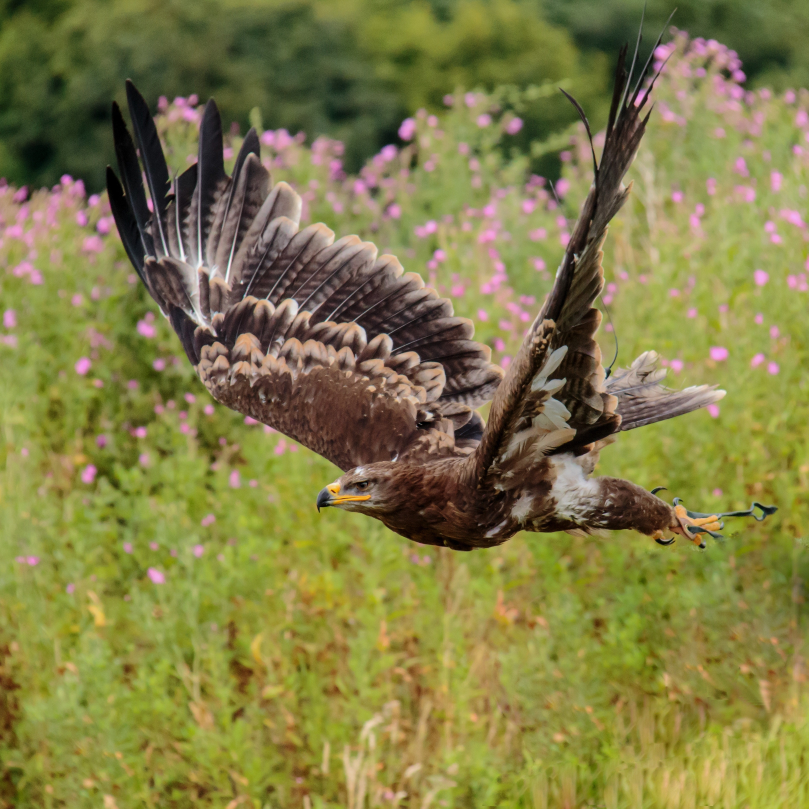
#> input picture operacoes_aritmeticas/images/bird1.jpg, 3235 x 3235 px (shown at 1/4 size)
$ python subtracao.py
#> lines starting #> are read from the running program, lines starting #| are printed output that depends on the picture
import sys
import cv2
import matplotlib.pyplot as plt
from tkinter import filedialog
import os


def readImage():
   filename = filedialog.askopenfilename(initialdir=os.getcwd())
#> the answer given: images/bird1.jpg
   if not (os.path.isfile(filename)):
      sys.exit("Arquivo não encontrado!")
   img = cv2.imread(filename)
#> img is the input picture: shape (3235, 3235, 3); mean B, G, R 69.8, 125.2, 130.5
   img = cv2.cvtColor(img, cv2.COLOR_BGR2RGB)
   return img


def showImages(img1, img2, img3, tituloSuperior):
   fig, (ax1, ax2, ax3) = plt.subplots(1, 3, figsize=(12, 4))
   fig.suptitle(tituloSuperior)
   ax1.imshow(img1)
   ax2.imshow(img2)
   ax3.imshow(img3)
   ax1.set_title('Imagem 1')
   ax2.set_title('Imagem 2')
   ax3.set_title('Resultado')
   ax1.axis('off')
   ax2.axis('off')
   ax3.axis('off')
   plt.show()


def saveImage(img):
   filename = filedialog.asksaveasfilename(initialdir=os.getcwd(), defaultextension='.jpg')
   if not (os.path.exists(os.path.dirname(filename))):
      sys.exit("Diretório não encontrado!")
   img = cv2.cvtColor(img, cv2.COLOR_RGB2BGR)
   cv2.imwrite(filename, img)


def main():
   img1 = readImage()
   img2 = readImage()
#> the answer given: images/bird2.jpg
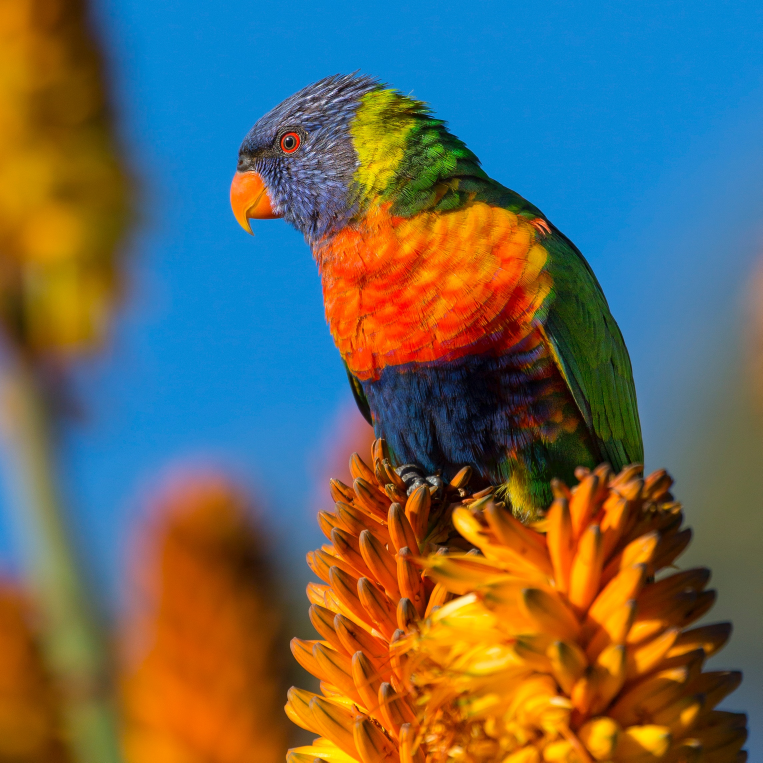
#> input picture operacoes_aritmeticas/images/bird2.jpg, 2287 x 2287 px (shown at 1/3 size)
#> in readImage, img is the input picture: shape (2287, 2287, 3); mean B, G, R 91, 103.5, 101.8
   img1 = cv2.resize(img1, (1000, 1000))
   img2 = cv2.resize(img2, (1000, 1000))
   # img3 = cv2.subtract(img1, img2)
   img3 = cv2.absdiff(img1, img2)
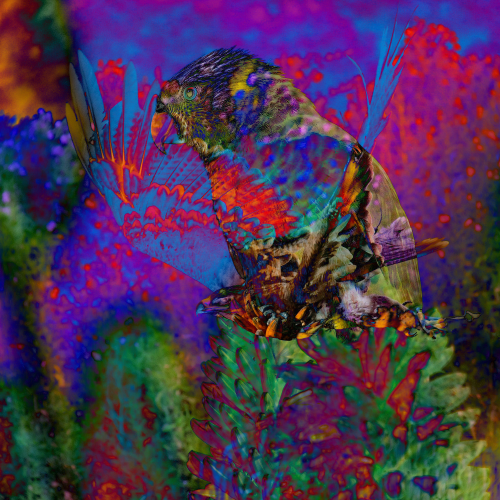
#> img3: shape (1000, 1000, 3) (shown at 1/2 size); mean R, G, B 74.4, 50.1, 81.2
   # saveImage(img3)
   showImages(img1, img2, img3, 'Subtração de Imagens')
#> in showImages, `plt.show()`:
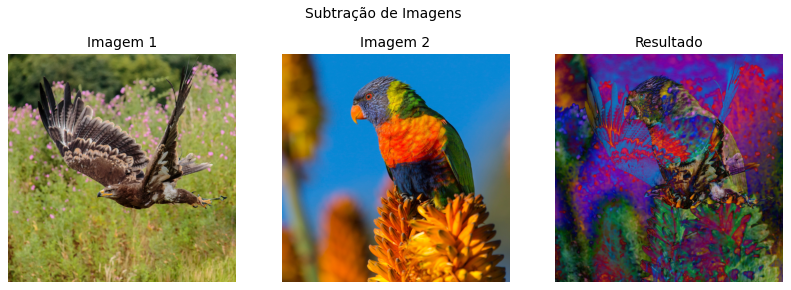
#> figure drawn by matplotlib, 3 panels

if __name__ == '__main__':
   main()
